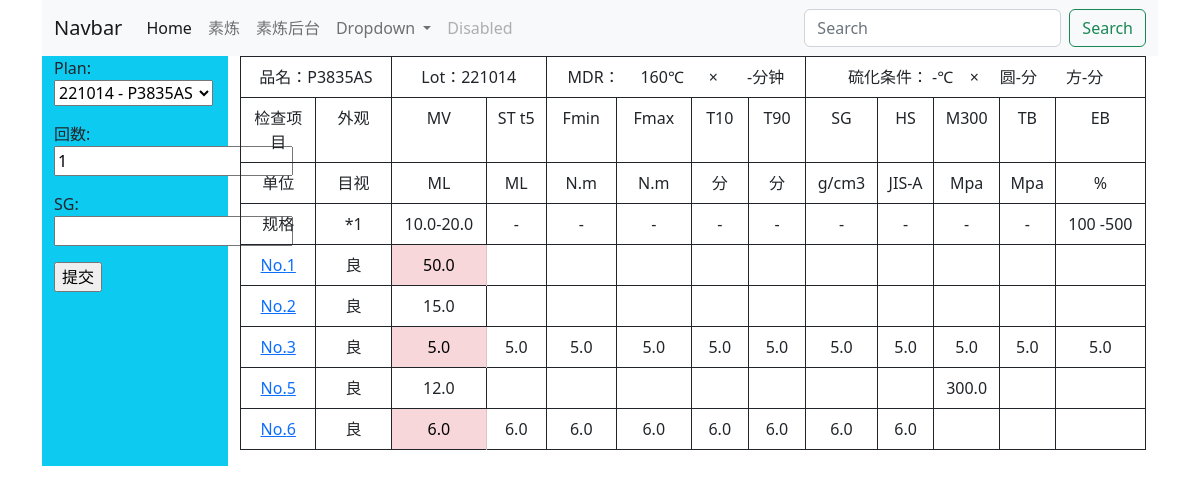
/mixb/test/3/1/sg/, run on an earlier commit of the app's database.
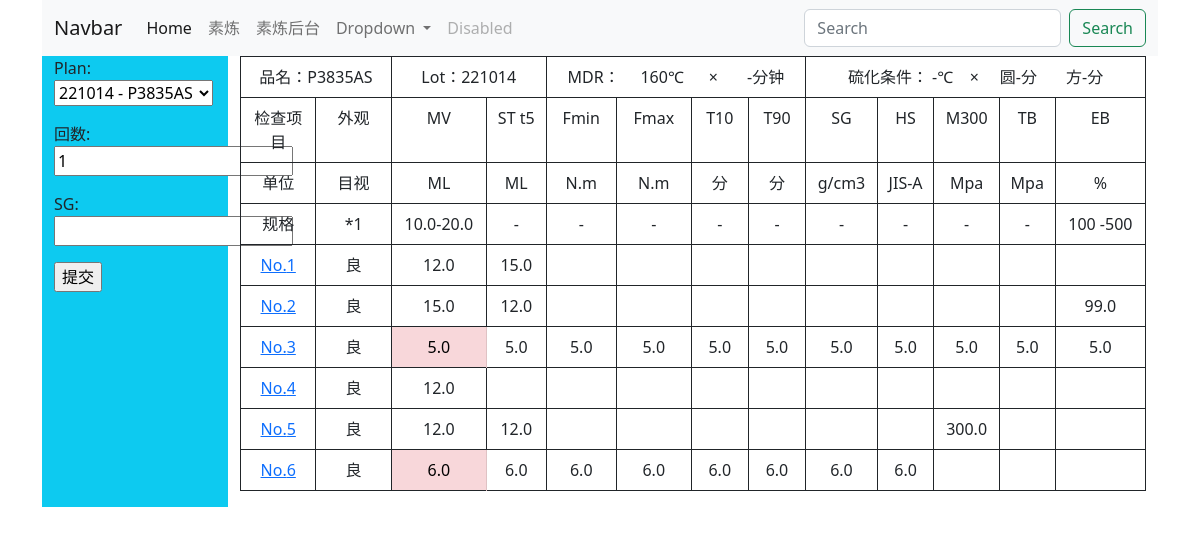
And on a later commit of the database.
### mixb/models.py (models this page shows, shortened)
class TestResult(models.Model):
    plan = models.ForeignKey(Schedule, on_delete=models.PROTECT)
    batch = models.IntegerField(null=True, blank=True, verbose_name='回数')
    mv = models.FloatField(null=True, blank=True, verbose_name='门尼值')
    scorch = models.FloatField(null=True, blank=True, verbose_name='焦烧')
    fmin = models.FloatField(null=True, blank=True, verbose_name='Fmin')
    fmax = models.FloatField(null=True, blank=True, verbose_name='Fmax')
    t10 = models.FloatField(null=True, blank=True, verbose_name='T10')
    t90 = models.FloatField(null=True, blank=True, verbose_name='T90')
    sg = models.FloatField(null=True, blank=True, verbose_name='SG')
    hs = models.FloatField(null=True, blank=True, verbose_name='HS')
    m_percent = models.FloatField(null=True, blank=True, verbose_name='M %')
    tb = models.FloatField(null=True, blank=True, verbose_name='TB')
    eb = models.FloatField(null=True, blank=True, verbose_name='EB')
    shipment_status = models.BooleanField(default=False, verbose_name='出货状态')
    class Meta:
        verbose_name = verbose_name_plural = '检查明细'
        ordering = ('batch',)

### mixb/views.py (the view, shortened to what this page needs)
# urls.py: path('test/<int:schedule_id>/<int:batch_no>/sg/', views.test_sg, name='test_sg'),
def test_sg(request, schedule_id, batch_no):
    schedule = get_object_or_404(Schedule, pk=schedule_id)
    try:
        batch_result = TestResult.objects.get(plan=schedule_id, batch=batch_no)
        form = SgForm(initial={'plan': schedule.id, 'batch': batch_no}, instance=batch_result)
        types = 'edit'
    except:
        form = SgForm(request.POST or None, initial={'plan': schedule.id, 'batch': batch_no})
        types = 'create'
    if types == 'edit':
        if request.method == 'POST':
            form = SgForm(request.POST, instance=batch_result)
            if form.is_valid():
                form.save()
                batch_no = int(request.POST['batch'])
                return HttpResponseRedirect(reverse('mixb:test_sg', args=(schedule_id, batch_no+1)))
    context = {
        'form': form,
        'detail': schedule,
    }
    return render(request, 'mixb/test_sg.html', context)

### mixb/forms.py
class SgForm(ModelForm):
    class Meta:
        model = TestResult
        fields = ['plan', 'batch', 'sg']

### mixb/models.py (called while the page is built)
    def __str__(self):
        return str(self.lot) + " - " + self.item.name

### mixb/templates/mixb/test_sg.html (shortened to what the changed rows need)
{% extends 'header.html' %}
{% block content %}
<div class="container">
    <div class="row">
        <div class="col-2 bg-info">
            <form action="" method="post">
                {{ form.as_p }}
            </form>
        </div>
        <div class="col-10">
            <table class="table table-bordered text-center table-hover table-bordered border-dark">
                {% for test_result in detail.testresult_set.all %}
                <tr style="height:5px">
                    <td><a href="{% url 'mixb:test' detail.id test_result.batch %}">No.{{ test_result.batch }} </a></td>
                    <td>良</td>
                    {% if test_result.mv < detail.item.mv_min or test_result.mv > detail.item.mv_max %}
                    <td class="table-danger">{{ test_result.mv|default_if_none:"" }}</td>
                    {% else %}
                    <td>{{ test_result.mv|default_if_none:"" }}</td>
                    {% endif %}
                    <td>{{ test_result.scorch|default_if_none:"" }}</td>
                    <td>{{ test_result.fmin|default_if_none:"" }}</td>
                    <td>{{ test_result.fmax|default_if_none:"" }}</td>
                    <td>{{ test_result.t10|default_if_none:"" }}</td>
                    <td>{{ test_result.t90|default_if_none:"" }}</td>
                    <td>{{ test_result.sg|default_if_none:"" }}</td>
                    <td>{{ test_result.hs|default_if_none:"" }}</td>
                    <td>{{ test_result.m_percent|default_if_none:"" }}</td>
                    <td>{{ test_result.tb|default_if_none:"" }}</td>
                    <td>{{ test_result.eb|default_if_none:"" }}</td>
                </tr>
                {% endfor %}
            </table>
        </div>
    </div>
</div>
{% endblock content %}

What changed in the data, as far as the page shows it:
changed TestResult "221014 - P3835AS": scorch (not shown) → "15.0"; mv "50.0" → "12.0"
changed TestResult (number 2 of 6 on the later page): scorch (not shown) → "12.0"; eb (not shown) → "99.0"
added TestResult: batch "4", mv "12.0"
changed TestResult (number 5 of 6 on the later page): scorch (not shown) → "12.0"
